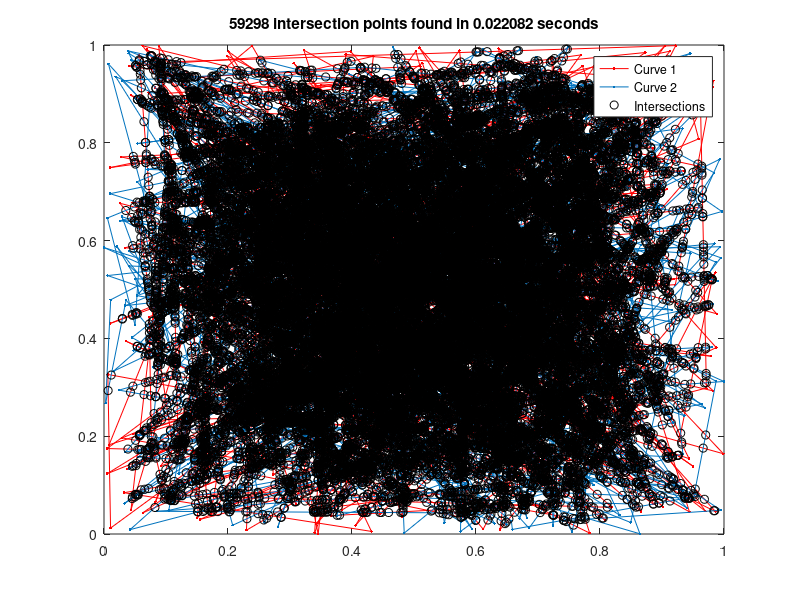

MATLAB code to generate this figure:
function [xs,ys] = cint(x1,y1,x2,y2)

%   [xs,ys] = cint(x1,y1,x2,y2) finds intersection points of the curves
%   defined by straight lines between the length(x1) points in the plane,
%   (x1,y1), and the length(x2) points in the plane (x2,y2).
%
%   The function essentially solves
%
%   x1(m) + t*diff(x1)(m) = x2(n) + s*diff(x2)(n);
%   y1(m) + t*diff(y1)(m) = y2(n) + s*diff(y2)(n);
%
%   for each combination of line segments and returns
%
%   xs = x1 + t*dx1;
%   ys = y1 + t*dy1;
%
%   for all t for which 0<t<1 and 0<s<1 corresponding to an 
%   intersection. 
%
%   For efficiency the function uses bsxfun to construct the length(x1) x
%   length(x2) matrices involved in the calculation.
%
%   Points shared by the two arrays (x1,y1) and (x2,y2) are also returned.
%
%   Type cint with no arguments to see an example with random curves.
%
%   Johan Rnby, October 6 2009
%

if nargin < 1
    x1 = rand(1,500);
    y1 = rand(1,500);
    x2 = rand(1,500);
    y2 = rand(1,500);
    tic
end

x1 = x1(:); y1 = y1(:); x2 = x2(:).'; y2 = y2(:).';

%Finding points common to the two arrays
C = intersect([x1, y1],[x2.', y2.'],'rows');
xs1 = C(:,1);
ys1 = C(:,2);
clear C

%Finding intersections of line segements
dx = bsxfun(@minus,x2(1:end-1),x1(1:end-1));
dy = bsxfun(@minus,y2(1:end-1),y1(1:end-1));
D = bsxfun(@times,diff(y2),diff(x1))-bsxfun(@times,diff(x2),diff(y1));
t = bsxfun(@times,diff(y2),dx)...
        - bsxfun(@times,diff(x2),dy);
t = t./D;
s = bsxfun(@times,dx,diff(y1))...
        - bsxfun(@times,dy,diff(x1));
s = s./D;
Is = s >= 0 & s <= 1;
It = t >= 0 & t <= 1;
ind = find(Is & It);
[n,m] = ind2sub(size(s),ind);
C(:,1) = x1(n) + t(ind).*(x1(n+1)-x1(n));
C(:,2) = y1(n) + t(ind).*(y1(n+1)-y1(n));
C = unique(C,'rows');
xs = C(:,1); ys = C(:,2);

if nargin < 1
    t = toc;
    figure(2); clf 
    plot(x1,y1,'.-r',x2,y2,'.-',xs,ys,'ok')
    legend('Curve 1', 'Curve 2', 'Intersections')
    title([num2str(length(xs)) ' intersection points found in ' num2str(t) ' seconds'])
end